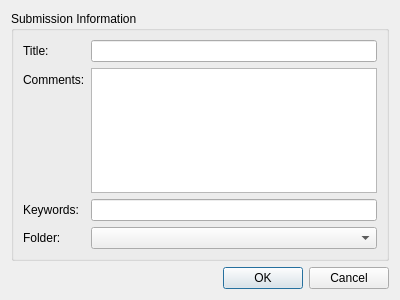
<?xml version="1.0" encoding="UTF-8"?>
<ui version="4.0">
 <class>Dialog</class>
 <widget class="QDialog" name="Dialog">
  <property name="geometry">
   <rect>
    <x>0</x>
    <y>0</y>
    <width>400</width>
    <height>300</height>
   </rect>
  </property>
  <property name="windowTitle">
   <string>Dialog</string>
  </property>
  <layout class="QGridLayout" name="gridLayout">
   <item row="1" column="0">
    <widget class="QDialogButtonBox" name="buttonBox">
     <property name="orientation">
      <enum>Qt::Horizontal</enum>
     </property>
     <property name="standardButtons">
      <set>QDialogButtonBox::Cancel|QDialogButtonBox::Ok</set>
     </property>
    </widget>
   </item>
   <item row="0" column="0">
    <widget class="QGroupBox" name="groupBox">
     <property name="title">
      <string>Submission Information</string>
     </property>
     <layout class="QFormLayout" name="formLayout">
      <item row="0" column="0">
       <widget class="QLabel" name="label">
        <property name="text">
         <string>Title:</string>
        </property>
       </widget>
      </item>
      <item row="0" column="1">
       <widget class="QLineEdit" name="txtTitle"/>
      </item>
      <item row="1" column="0">
       <widget class="QLabel" name="label_2">
        <property name="text">
         <string>Comments:</string>
        </property>
       </widget>
      </item>
      <item row="2" column="0">
       <widget class="QLabel" name="label_3">
        <property name="text">
         <string>Keywords:</string>
        </property>
       </widget>
      </item>
      <item row="2" column="1">
       <widget class="QLineEdit" name="txtKeywords"/>
      </item>
      <item row="4" column="0">
       <widget class="QLabel" name="label_4">
        <property name="text">
         <string>Folder:</string>
        </property>
       </widget>
      </item>
      <item row="1" column="1">
       <widget class="QPlainTextEdit" name="txtComments"/>
      </item>
      <item row="4" column="1">
       <widget class="QComboBox" name="folderList">
        <property name="sizePolicy">
         <sizepolicy hsizetype="Expanding" vsizetype="Fixed">
          <horstretch>0</horstretch>
          <verstretch>0</verstretch>
         </sizepolicy>
        </property>
       </widget>
      </item>
     </layout>
    </widget>
   </item>
  </layout>
 </widget>
 <resources/>
 <connections>
  <connection>
   <sender>buttonBox</sender>
   <signal>accepted()</signal>
   <receiver>Dialog</receiver>
   <slot>accept()</slot>
   <hints>
    <hint type="sourcelabel">
     <x>248</x>
     <y>254</y>
    </hint>
    <hint type="destinationlabel">
     <x>157</x>
     <y>274</y>
    </hint>
   </hints>
  </connection>
  <connection>
   <sender>buttonBox</sender>
   <signal>rejected()</signal>
   <receiver>Dialog</receiver>
   <slot>reject()</slot>
   <hints>
    <hint type="sourcelabel">
     <x>316</x>
     <y>260</y>
    </hint>
    <hint type="destinationlabel">
     <x>286</x>
     <y>274</y>
    </hint>
   </hints>
  </connection>
 </connections>
</ui>
